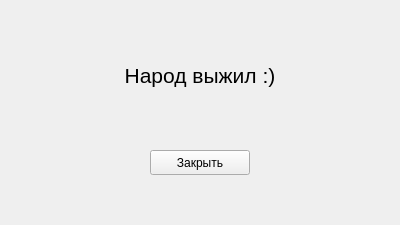
<?xml version="1.0" encoding="UTF-8"?>
<ui version="4.0">
 <class>FormResult</class>
 <widget class="QWidget" name="FormResult">
  <property name="geometry">
   <rect>
    <x>0</x>
    <y>0</y>
    <width>400</width>
    <height>225</height>
   </rect>
  </property>
  <property name="windowTitle">
   <string>Результат</string>
  </property>
  <widget class="QLabel" name="labelResult">
   <property name="geometry">
    <rect>
     <x>10</x>
     <y>50</y>
     <width>380</width>
     <height>50</height>
    </rect>
   </property>
   <property name="font">
    <font>
     <pointsize>16</pointsize>
    </font>
   </property>
   <property name="text">
    <string>Народ выжил :)</string>
   </property>
   <property name="alignment">
    <set>Qt::AlignCenter</set>
   </property>
  </widget>
  <widget class="QPushButton" name="pushButtonClose">
   <property name="geometry">
    <rect>
     <x>150</x>
     <y>150</y>
     <width>100</width>
     <height>25</height>
    </rect>
   </property>
   <property name="text">
    <string>Закрыть</string>
   </property>
  </widget>
 </widget>
 <resources/>
 <connections/>
</ui>
